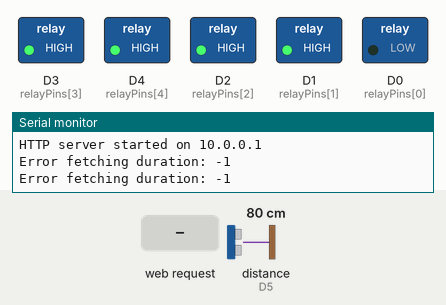
This program was run on a simulated ESP8266 (NodeMCU). Parts: switched loads named in the program (green lamp = pin HIGH), the last lines printed to the serial monitor. Wiring (inferred from the names in the program): ultrasonic range finder: trigger D6; echo D5. Inputs (shaded band) come from the test bench; at power-on: distance to the obstacle (sensor on D5) 80 cm. The echo pulse lasts 58.3 µs per cm; pins used as bus, display or sensor lines are not drawn.

Above: at 1.4 s.
1.5 s: distance to the obstacle (sensor on D5) set to 8 cm
11.9 s: distance to the obstacle (sensor on D5) set to 5 cm
At 21.6 s:
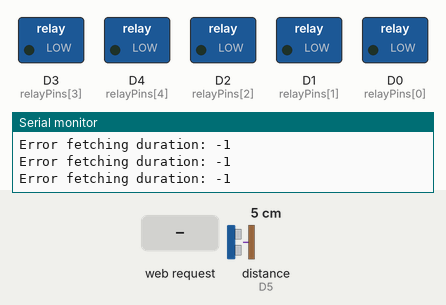
22.1 s: distance to the obstacle (sensor on D5) set to 9 cm
At 30.9 s:
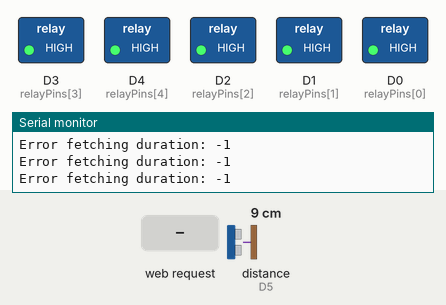
32.3 s: HTTP request GET /on?relay=1 received
At 42.2 s:
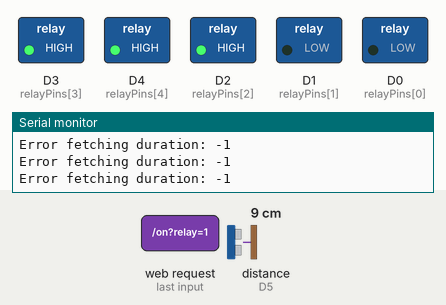
42.7 s: HTTP request GET /off?relay=1 received
At 52.4 s:
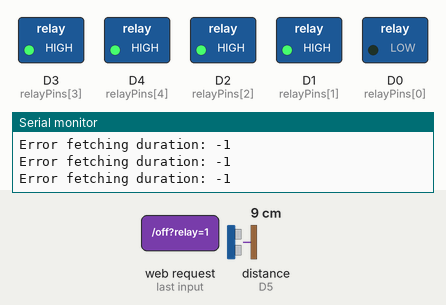
Timing chart, 0 to 53.9 s (numbered marks = the images above; inputs shaded):
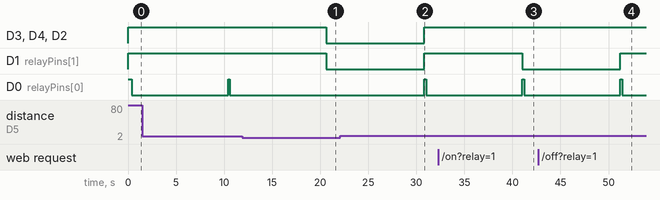

Measured:
- the behaviour switches between 7 and 6 cm on distance to the obstacle (sensor on D5) (found by bisection; images 0 and 1)
- after the input at 11.9 s, D3 (relayPins[3]), D4 (relayPins[4]), D2 (relayPins[2]), D1 (relayPins[1]): HIGH → LOW after 8.7 s; D0 (relayPins[0]): stays LOW (without the input it goes to HIGH after 8.7 s)
- after the input at 22.1 s, D3 (relayPins[3]), D4 (relayPins[4]), D2 (relayPins[2]), D1 (relayPins[1]): LOW → HIGH after 8.7 s; D0 (relayPins[0]): LOW → HIGH after 8.7 s, → LOW 0.20 s later
- after the input at 32.3 s, D1 (relayPins[1]): HIGH → LOW after 8.7 s
- after the input at 42.7 s, D1 (relayPins[1]): LOW → HIGH after 8.5 s

The program:

main.cpp
```cpp
#include <ESP8266WiFi.h>
#include <Arduino.h>
#include <DNSServer.h>
#include <ESP8266WebServer.h>
#include <ESP8266HTTPClient.h>

const char *ssid = "Project"; // AP SSID
const int relayPins[] = {D0, D1, D2, D3, D4}; // Relays connected to D0-D4
const int trigPin = D6;       // Ultrasonic sensor Trigger
const int echoPin = D5;       // Ultrasonic sensor Echo
const int soilMoisturePin = A0; // Soil moisture sensor connected to A0
bool manualOverride = false; // Flag to check if manual control is active

unsigned long duration = 0;

DNSServer dnsServer;
IPAddress apIP(10, 0, 0, 1);
ESP8266WebServer webServer(80);

// Add CORS headers to the response
void addCORSHeaders() {
  webServer.sendHeader("Access-Control-Allow-Origin", "*");
  webServer.sendHeader("Access-Control-Allow-Methods", "GET, POST, OPTIONS");
  webServer.sendHeader("Access-Control-Allow-Headers", "Content-Type");
}

// Function to measure distance using ultrasonic sensor
long measureDistance() {
  digitalWrite(trigPin, LOW);
  delayMicroseconds(2);
  digitalWrite(trigPin, HIGH);
  delayMicroseconds(10);
  digitalWrite(trigPin, LOW);

  long duration = pulseIn(echoPin, HIGH); // Measure the time taken for the echo
  long distance = duration * 0.034 / 2;  // Convert to distance in cm
  return distance;
}

// Turn specific relay ON
void handleOn() {
  addCORSHeaders();
  int relayIndex = webServer.arg("relay").toInt();
  if (relayIndex >= 0 && relayIndex < 5) {
    digitalWrite(relayPins[relayIndex], LOW); // Turn relay ON
    manualOverride = true; // Enable manual override
    webServer.send(200, "text/plain", "Relay " + String(relayIndex) + " is ON");
  } else {
    webServer.send(400, "text/plain", "Invalid relay index");
  }
}

// Turn specific relay OFF
void handleOff() {
  addCORSHeaders();
  int relayIndex = webServer.arg("relay").toInt();
  if (relayIndex >= 0 && relayIndex < 5) {
    digitalWrite(relayPins[relayIndex], HIGH); // Turn relay OFF
    manualOverride = true; // Enable manual override
    webServer.send(200, "text/plain", "Relay " + String(relayIndex) + " is OFF");
  } else {
    webServer.send(400, "text/plain", "Invalid relay index");
  }
}

// Measure distance and return result
void handleDistance() {
  addCORSHeaders();
  long distance = measureDistance();
  webServer.send(200, "text/plain", String(distance));
}

// Measure soil moisture and return result
void handleSoilMoisture() {
  addCORSHeaders();
  int sensorAnalog = analogRead(soilMoisturePin);
  float moisturePercentage = 100 - ((sensorAnalog / 1023.0) * 100); // Adjust for 10-bit ADC
  webServer.send(200, "text/plain", "Soil Moisture: " + String(moisturePercentage, 2) + "%");
}

// Handle preflight (OPTIONS) requests
void handleOptions() {
  addCORSHeaders();
  webServer.send(204); // No Content
}

// Function to send distance data to the server
void sendDistanceToServer(long distance) {
 // if (WiFi.status() == WL_CONNECTED) { // Ensure WiFi is connected
    WiFiClient client; // Create a WiFiClient instance
    HTTPClient http;
    String serverPath = "http://10.0.0.100/ARVEAATTFI/assets/php/storeDistance.php";

    // Start connection and send HTTP POST request
    http.begin(client, serverPath); // Pass the WiFiClient instance and the URL
    http.addHeader("Content-Type", "application/x-www-form-urlencoded");

    // Prepare POST data
    String postData = "distance=" + String(distance);
    int httpResponseCode = http.POST(postData);

    if (httpResponseCode > 0) {
      Serial.println("Data sent to server successfully");
      Serial.println("Response: " + http.getString());
    } else {
      Serial.println("Error in sending POST request: " + String(httpResponseCode));
    }

    http.end(); // Close connection
  // } else {
  //   Serial.println("WiFi not connected");
  // }
}


void fetchDuration() {
  // if (WiFi.status() == WL_CONNECTED) {
    WiFiClient client;
    HTTPClient http;
    String serverPath = "http://10.0.0.100/ARVEAATTFI/assets/php/getDuration.php";

    http.begin(client, serverPath);
    int httpResponseCode = http.GET();

    if (httpResponseCode > 0) {
      String response = http.getString();
      // Parse JSON response
      int startIndex = response.indexOf("\"duration\":") + 11;
      int endIndex = response.indexOf("}", startIndex);
      String durationStr = response.substring(startIndex, endIndex);
      duration = durationStr.toInt() * 1000;  // Convert to milliseconds
      Serial.println("Duration fetched: " + String(duration) + " ms");
    } else {
      Serial.println("Error fetching duration: " + String(httpResponseCode));
    }
    http.end();
  // } else {
  //   Serial.println("WiFi not connected");
  // }
}

void setup() {
  Serial.begin(9600);

  // Relay setup
  for (int i = 0; i < 5; i++) {
    pinMode(relayPins[i], OUTPUT);
    digitalWrite(relayPins[i], HIGH); // Relay OFF by default
  }

  // Ultrasonic sensor setup
  pinMode(trigPin, OUTPUT);
  pinMode(echoPin, INPUT);

  // Configure Access Point
  IPAddress gateway(10, 0, 0, 1);
  IPAddress subnet(255, 255, 255, 0);
  WiFi.softAPConfig(apIP, gateway, subnet);
  WiFi.softAP(ssid);

  // Start DNS server
  dnsServer.start(53, "*", apIP);

  // Configure web server routes
  webServer.on("/on", handleOn);
  webServer.on("/off", handleOff);
  webServer.on("/distance", handleDistance);
  webServer.on("/soilmoisture", handleSoilMoisture);
  webServer.on("/options", HTTP_OPTIONS, handleOptions); // Handle OPTIONS requests

  // Start web server
  webServer.begin();
  Serial.println("HTTP server started on 10.0.0.1");
  fetchDuration();
}

void loop() {
  dnsServer.processNextRequest();
  webServer.handleClient();

  long distance = measureDistance(); // Measure distance
  static unsigned long lastSendTime = 0; // Tracks the last time data was sent
  unsigned long currentTime = millis();

  static unsigned long lastSendTime_relay = 0; // Tracks the last time data was sent
  unsigned long currentTime_relay = millis();

  // If distance is less than or equal to 5 cm, turn all relays ON
  if (distance <= 5) {
    for (int i = 0; i < 5; i++) {
      digitalWrite(relayPins[i], LOW); // Turn all relays ON
    }
    manualOverride = false; // Disable manual override when distance condition is met
  } else if (!manualOverride) {
    // If manual control is not active and distance is greater than 5 cm, turn all relays OFF
    for (int i = 0; i < 5; i++) {
      digitalWrite(relayPins[i], HIGH); // Turn all relays OFF
    }
  }

  // Handle sending the measured distance to the server only every 5 minutes
  if (currentTime - lastSendTime >= 300000) { // Check if 5 minues have passed
    lastSendTime = currentTime; // Update the last send time
    // Only call sendDistanceToServer here, ensuring it doesn't block other processes
    sendDistanceToServer(distance);
  }

  if (currentTime_relay - lastSendTime_relay >= duration) {
    fetchDuration();
    lastSendTime_relay = currentTime_relay; // Update the last send time
    digitalWrite(relayPins[0], LOW);
    delay(10000);
    digitalWrite(relayPins[0], HIGH);
  }

  // Other functions can continue executing without delay
}
```
